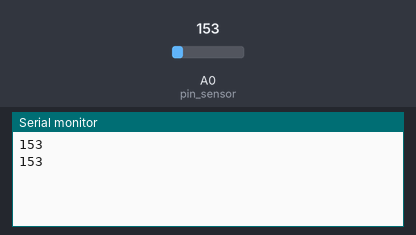
Bench run of a sketch on a simulated Arduino Uno, built with avr-gcc and run on an emulated ATmega328P. Shown: the last lines printed to the serial monitor. Inputs (shaded band) come from the test bench; at power-on: A0 (pin_sensor) = 153.

Above: at 1.8 s.
1.9 s: A0 (pin_sensor) set to 165
At 2.8 s:
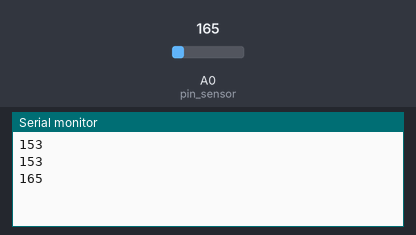
3.4 s: A0 (pin_sensor) set to 175
At 4.8 s:
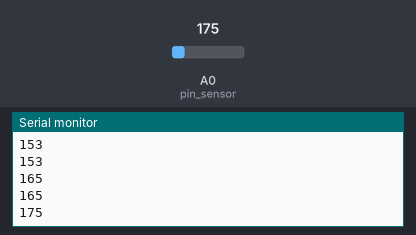
Timing chart, 0 to 6.4 s (numbered marks = the images above; inputs shaded):
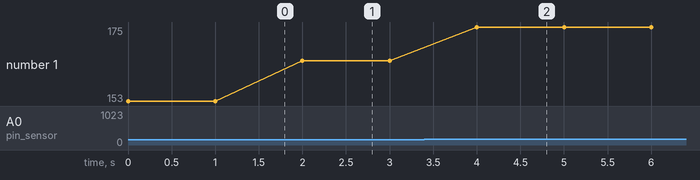

Measured:
- after the input at 1.9 s, the serial monitor: prints a new line after 0.10 s (image 1)
- after the input at 3.4 s, the serial monitor: prints a new line after 0.60 s (image 2)
- plotted number 1: 153 → 165 after the input at 1.9 s, 165 → 175 after the input at 3.4 s

The sketch:

practica1.ino
```cpp
//Sensor de temperatura usando el LM35 o TMP36 junto con un LCD
//Definiciones
int pin_sensor = A0; // Define el pin analogico del LM35
int valorA0;         //Variable entera para leer el valor de A0


void setup() {
 Serial.begin(9600);   // Inicia la comunicación con el monitor serial de Arduino
}

//Función que será ejecutada continuamente
void loop() {
  //Lectura del Pin A0 (ADC)
  valorA0=analogRead(pin_sensor); // Almacena el valor entero.
  Serial.println(valorA0);
  delay(1000); //Imprime el valor cada segundo
}
```
